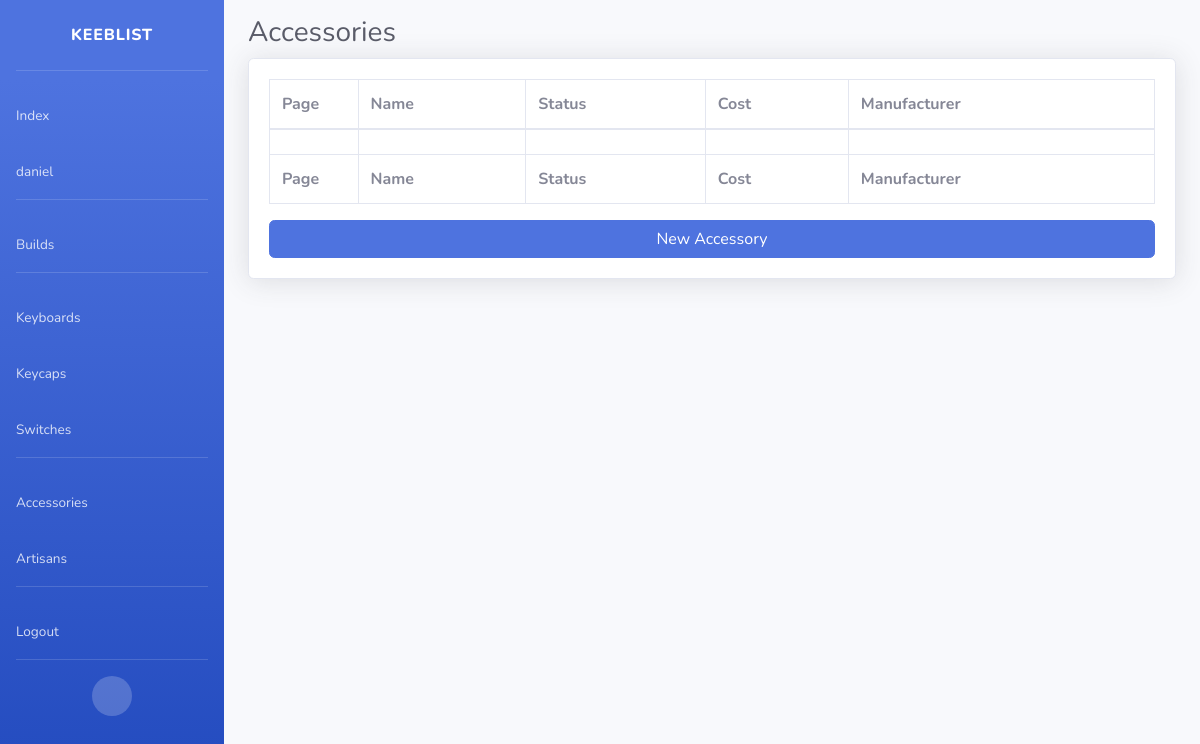
/app/accessory/ (signed in), run on an earlier commit of the app's database.
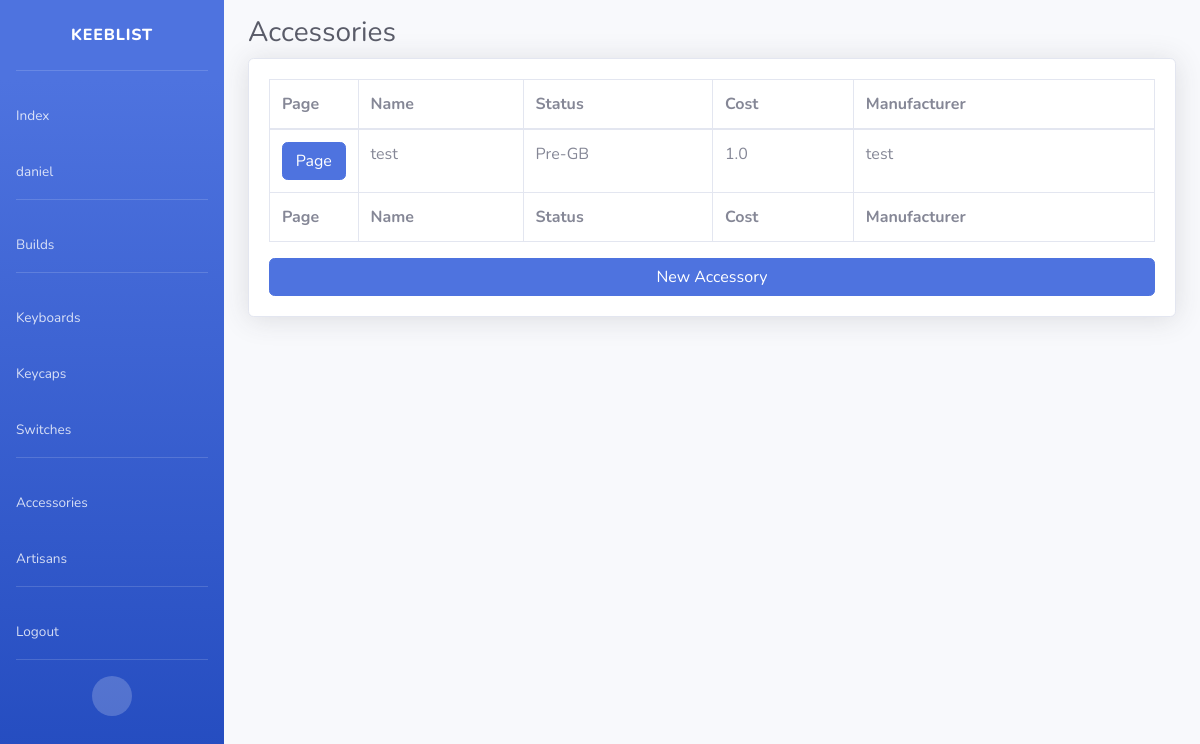
And on a later commit of the database.
### app/models.py (models this page shows)
class User(AbstractUser):
    email = models.EmailField("email", blank=False)

class CommonModel(BaseCommonModel):
    status_choices=[
        ("Pre-GB", "Pre-GB"),
        ("Ordered GB", "Ordered GB"),
        ("Ordered In-Stock", "Ordered In-Stock"),
        ("Shipping", "Shipping"),
        ("Present", "Present"),
        ("Sold", "Sold"),
    ]
    status=models.CharField(max_length=255, choices=status_choices)
    cost=models.FloatField()
    aftermarket_seller=models.CharField(max_length=255, blank=True)
    manufacturer=models.CharField(max_length=255)
    sell_price=models.FloatField(null=True, blank=True)
    class Meta:
        abstract = True

class Accessory(CommonModel):
    class Meta:
        ordering = ['-name']
        verbose_name_plural = "accessories"
    def get_absolute_url(self):
        return super().get_absolute_url("accessory")

### app/views.py (the view)
# urls.py: path('accessory/', AccessoryListView.as_view(), name='accessory'),
class AccessoryListView(CommonListView):
    model = Accessory
    template_name = 'models/accessory_list.html'
    context_object_name = 'accessory_list'
    def get_queryset(self):
        return super().get_queryset(Accessory, self.request.user)

### app/models.py (called while the page is built)
    def get_absolute_url(self, model):
        return reverse(f'{model}-detail', kwargs={"slug": self.slug})

### app/views.py (called while the page is built)
    def get_queryset(self, model, user):
        return model.objects.filter(user=user).filter(~Q(status="Sold"))

### templates/app/accessory_list.html (shortened to what this page needs)
{% extends 'base.html' %}
{% load static %}
{% block container_fluid %}
<div class="container-fluid">
    <h1 class="h3 mb-2 text-gray-800">Accessories</h1>
    <div class="card shadow mb-4">
        <div class="card-body">
            <div class="table-responsive">
                <table class="table table-bordered" width="100%" cellspacing="0">
                    <col style="width:10%">
                    <thead>
                        <tr>
                            <th>Page</th>
                            <th>Name</th>
                            <th>Status</th>
                            <th>Cost</th>
                            <th>Manufacturer</th>
                        </tr>
                    </thead>
                    <tfoot>
                        <tr>
                            <th>Page</th>
                            <th>Name</th>
                            <th>Status</th>
                            <th>Cost</th>
                            <th>Manufacturer</th>
                        </tr>
                    </tfoot>
                    <tbody>
                        {% for accessory in object_list %}
                        <tr>
                            <td><a href="{{ accessory.get_absolute_url }}" class="btn btn-primary btn-user btn-block">Page</a></td>
                            <td>{{ accessory.name }}</td>
                            <td>{{ accessory.status }}</td>
                            <td>{{ accessory.cost }}</td>
                            <td>{{ accessory.manufacturer }}</td>
                        </tr>
                        {% empty %}
                        <tr>
                            <td></td>
                            <td></td>
                            <td></td>
                            <td></td>
                            <td></td>
                        </tr>
                        {% endfor %}
                    </tbody>
                </table>
            </div>
            <a href="{% url 'accessory-create' %}" class="btn btn-primary btn-user btn-block">New Accessory</a>
        </div>
    </div>
</div>
{% endblock %}

### templates/base.html (shortened to what this page needs)
{% load static %}
<!DOCTYPE html>
<html lang="en">
    <head>
        <link href="{% static 'vendor/fontawesome-free/css/all.min.css' %}" rel="stylesheet" type="text/css">
        <link href="{% static 'css/sb-admin-2.min.css' %}" rel="stylesheet">
    </head>
    <body id="page-top">
        <div id="wrapper">
            {% include 'component/sidebar.html' %}
            <div id="content-wrapper" class="d-flex flex-column">
                <div id="content">
                    {% block container_fluid %}
                    {% endblock %}
                </div>
            </div>
        </div>
    </body>
</html>

### templates/component/sidebar.html (shortened to what this page needs)
{% load static %}
<ul class="navbar-nav bg-gradient-primary sidebar sidebar-dark accordion" id="accordionSidebar">
  <a class="sidebar-brand d-flex align-items-center justify-content-center" href="{% url 'index' %}">
    <div class="sidebar-brand-text mx-3">KEEBLIST</div>
  </a>
  <hr class="sidebar-divider">
  <li class="nav-item">
    <a class="nav-link" href="{% url 'index' %}">
      <span>Index</span></a>
  </li>
  {% if request.user.is_authenticated %}
  <li class="nav-item">
    <a class="nav-link" href="{% url 'user' %}">
      <span>{{ request.user.username }}</span></a>
  </li>
  {% endif %}
  <hr class="sidebar-divider">
  <li class="nav-item">
    <a class="nav-link" href="{% url 'build' %}">
      <span>Builds</span></a>
  </li>
  <hr class="sidebar-divider">
  <li class="nav-item">
    <a class="nav-link" href="{% url 'keyboard' %}">
      <span>Keyboards</span></a>
  </li>
  <li class="nav-item">
    <a class="nav-link" href="{% url 'keycap' %}">
      <span>Keycaps</span></a>
  </li>
  <li class="nav-item">
    <a class="nav-link" href="{% url 'switch' %}">
      <span>Switches</span></a>
  </li>
  <hr class="sidebar-divider">
  <li class="nav-item">
    <a class="nav-link" href="{% url 'accessory' %}">
      <span>Accessories</span></a>
  </li>
  <li class="nav-item">
    <a class="nav-link" href="{% url 'artisan' %}">
      <span>Artisans</span></a>
  </li>
  <hr class="sidebar-divider">
  {% if request.user.is_authenticated %}
  <li class="nav-item">
    <a class="nav-link" href="{% url 'logout' %}">
      <span>Logout</span></a>
  </li>
  {% endif %}
  <hr class="sidebar-divider d-none d-md-block">
  <div class="text-center d-none d-md-inline">
    <button class="rounded-circle border-0" id="sidebarToggle"></button>
  </div>
</ul>

What changed in the data, as far as the page shows it:
added Accessory: name "test", status "Pre-GB", cost "1.0", manufacturer "test"
